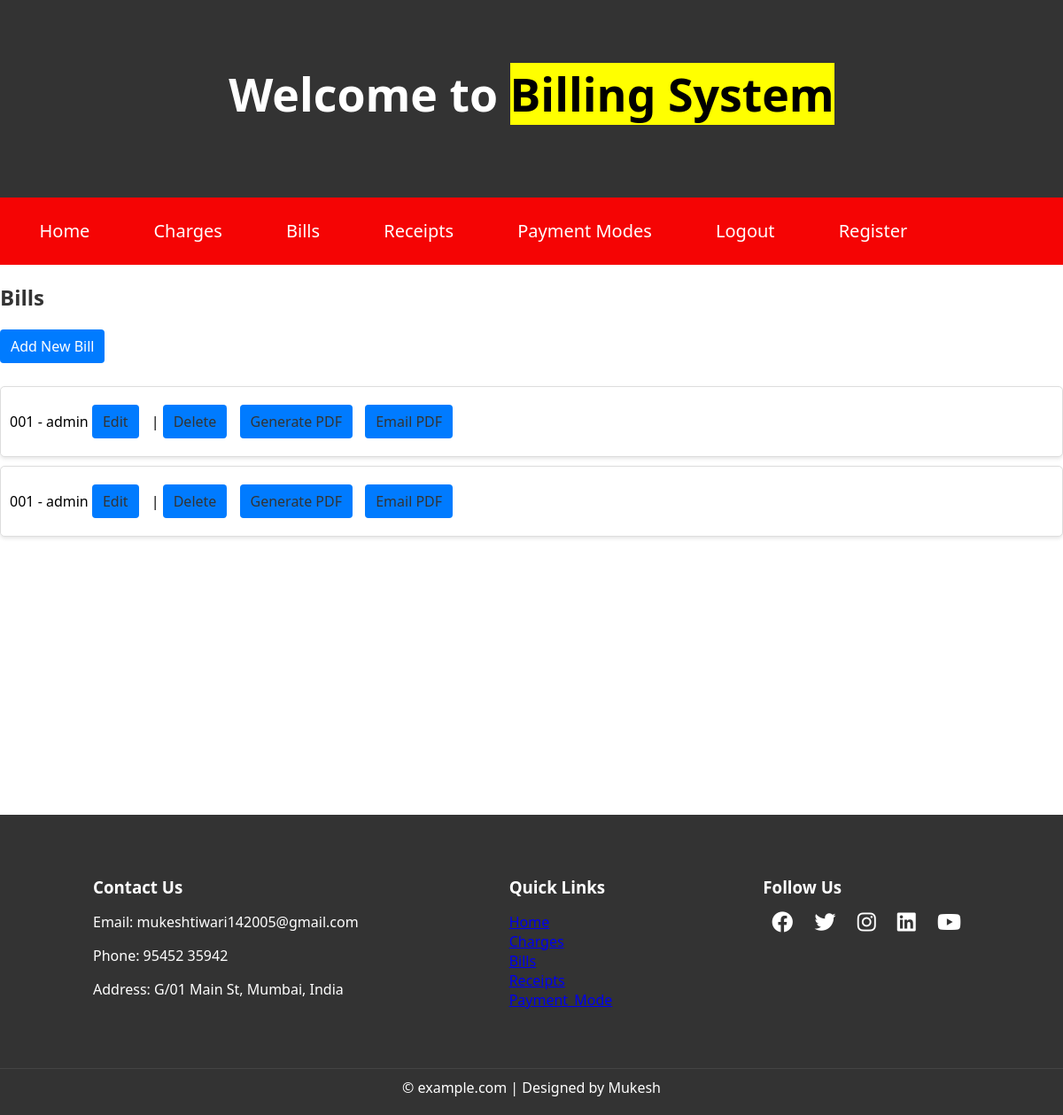
The app's page /bills/ (signed in), older data.
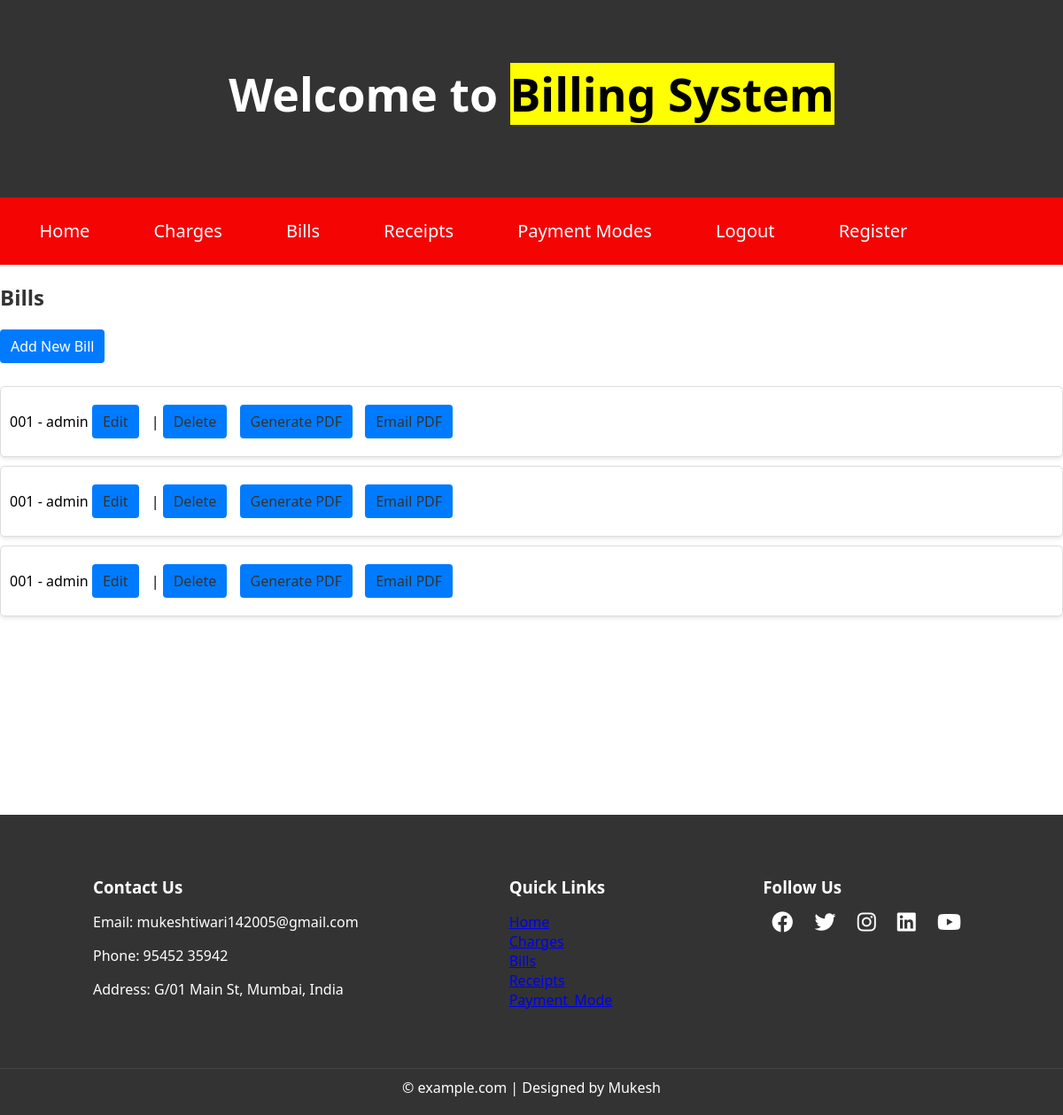
The same page, newer data.
### bills/models.py (models this page shows, shortened)
class Bills(models.Model):
    bil_customer = models.ForeignKey(User, on_delete=models.CASCADE)
    bil_type = models.CharField(max_length=255)
    bil_description = models.TextField()
    bil_number = models.CharField(max_length=255)
    bil_receipt_date = models.DateField()
    bil_charges = models.ManyToManyField('Charges', through='BillCharge')
    bil_items = models.TextField()  # Assuming this stores JSON data
    bil_total_with_charges = models.DecimalField(max_digits=10, decimal_places=2, default=0.00)

### bills/views.py (the view)
# urls.py: path('bills/', views.bill_list, name='bill_list'),
@login_required
def bill_list(request):
    bills = Bills.objects.all()
    return render(request, 'bills/bill_list.html', {'bills': bills})

### templates/bills/bill_list.html
{% extends 'base.html' %}
{% block content %}
<div class="bills-page">
  <h2>Bills</h2>
  <a href="{% url 'bill_create' %}">Add New Bill</a>
  <ul>
    {% for bill in bills %}
    <li>
      {{ bill.bil_number }} - {{ bill.bil_customer }}
      <a href="{% url 'bill_update' bill.pk %}">Edit</a> |
      <a href="{% url 'bill_delete' bill.pk %}">Delete</a>
      <a href="{% url 'bill_pdf' pk=bill.pk %}" class="btn btn-primary" target="_blank">Generate PDF</a>
      <a href="{% url 'email_pdf' pk=bill.pk %}" class="btn btn-primary" target="_blank">Email PDF</a>
    </li>
    {% endfor %}
  </ul>
</div>
{% endblock %}

Row changes from the older to the newer data that the page shows:
added Bills: bil_number "001", bil_customer "admin"
